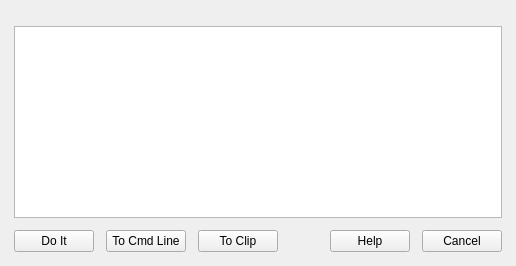
<?xml version="1.0" encoding="UTF-8"?>
<ui version="4.0">
 <class>HydeDialogWidgetShell</class>
 <widget class="QWidget" name="HydeDialogWidgetShell">
  <layout class="QVBoxLayout" name="outer_layout">
   <property name="spacing">
    <number>12</number>
   </property>
   <property name="leftMargin">
    <number>14</number>
   </property>
   <property name="topMargin">
    <number>14</number>
   </property>
   <property name="rightMargin">
    <number>14</number>
   </property>
   <property name="bottomMargin">
    <number>14</number>
   </property>
   <item>
    <widget class="QWidget" name="content_widget">
     <layout class="QVBoxLayout" name="content_layout">
      <property name="leftMargin">
       <number>0</number>
      </property>
      <property name="topMargin">
       <number>0</number>
      </property>
      <property name="rightMargin">
       <number>0</number>
      </property>
      <property name="bottomMargin">
       <number>0</number>
      </property>
     </layout>
    </widget>
   </item>
   <item>
    <widget class="QPlainTextEdit" name="lower_text_edit">
     <property name="readOnly">
      <bool>true</bool>
     </property>
     <property name="minimumHeight">
      <number>140</number>
     </property>
    </widget>
   </item>
   <item>
    <layout class="QHBoxLayout" name="footer_layout">
     <item>
      <layout class="QHBoxLayout" name="left_button_layout">
       <item>
        <widget class="QPushButton" name="do_it_button">
         <property name="text">
          <string>Do It</string>
         </property>
        </widget>
       </item>
       <item>
        <widget class="QPushButton" name="to_cmd_line_button">
         <property name="text">
          <string>To Cmd Line</string>
         </property>
        </widget>
       </item>
       <item>
        <widget class="QPushButton" name="to_clip_button">
         <property name="text">
          <string>To Clip</string>
         </property>
        </widget>
       </item>
      </layout>
     </item>
     <item>
      <spacer name="footer_spacer">
       <property name="orientation">
        <enum>Qt::Horizontal</enum>
       </property>
       <property name="sizeHint" stdset="0">
        <size>
         <width>40</width>
         <height>20</height>
        </size>
       </property>
      </spacer>
     </item>
     <item>
      <layout class="QHBoxLayout" name="right_button_layout">
       <item>
        <widget class="QPushButton" name="help_button">
         <property name="text">
          <string>Help</string>
         </property>
        </widget>
       </item>
       <item>
        <widget class="QPushButton" name="cancel_button">
         <property name="text">
          <string>Cancel</string>
         </property>
        </widget>
       </item>
      </layout>
     </item>
    </layout>
   </item>
  </layout>
 </widget>
 <resources/>
 <connections/>
</ui>
